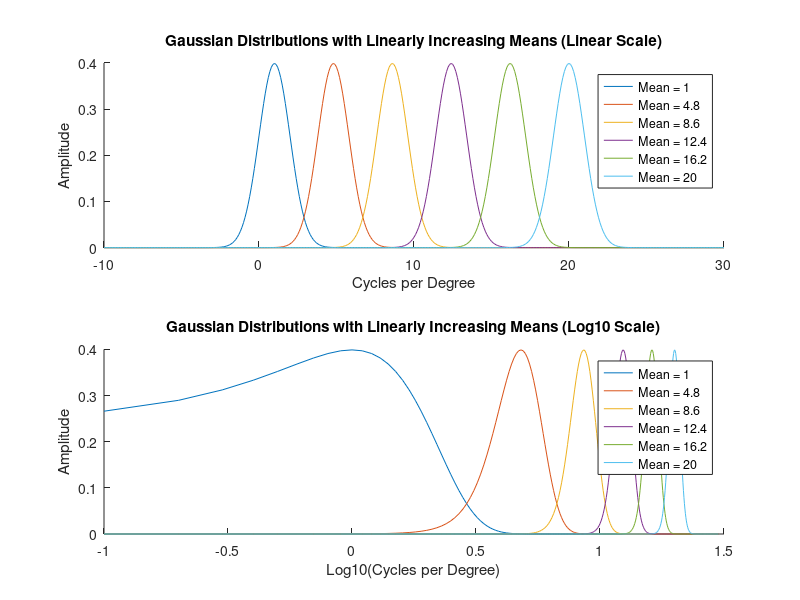

MATLAB code for this plot:
close all; % Close all existing figures

% Define parameters
numGaussians = 6; % Number of Gaussian distributions
stdDev = 1; % Standard deviation
means = linspace(1, 20, numGaussians); % Linearly increasing means from 1 to 20

% Generate Gaussian distributions
x = -10:0.1:30; % Define the range for the x-axis
gaussians = zeros(numGaussians, length(x)); % Initialize matrix to store Gaussian values

% Loop through each mean and create the Gaussian distribution
for i = 1:numGaussians
    gaussians(i, :) = exp(-(x - means(i)).^2 / (2 * stdDev^2)) / (stdDev * sqrt(2 * pi));
end

% Plot the Gaussian distributions
figure;

% First subplot: Linear scale
subplot(2, 1, 1);
hold on;
for i = 1:numGaussians
    plot(x, gaussians(i, :), 'DisplayName', ['Mean = ', num2str(means(i))]);
end
hold off;
legend;
title('Gaussian Distributions with Linearly Increasing Means (Linear Scale)');
xlabel('Cycles per Degree');
ylabel('Amplitude');

% Second subplot: Log10 scale
subplot(2, 1, 2);
hold on;
for i = 1:numGaussians
    plot(log10(x(x > 0)), gaussians(i, x > 0), 'DisplayName', ['Mean = ', num2str(means(i))]); % Only plot x > 0 for log scale
end
hold off;
legend;
title('Gaussian Distributions with Linearly Increasing Means (Log10 Scale)');
xlabel('Log10(Cycles per Degree)');
ylabel('Amplitude');